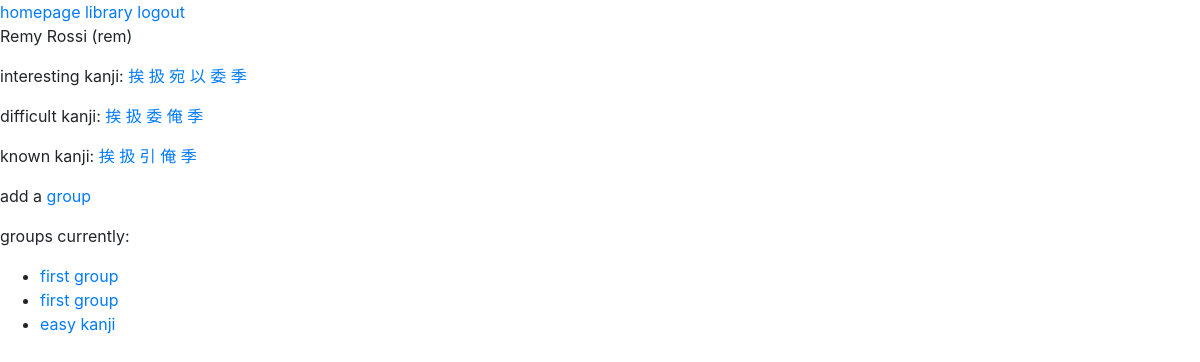
The app's page /profile/ (signed in) with its own data.
### base/models.py (models this page shows, shortened)
class UserProfile(models.Model):
    user = models.OneToOneField(User, related_name="profile", on_delete=models.CASCADE)
    interesting_kanji = models.ManyToManyField(Kanji, blank=True, related_name="interesting_kanji")
    difficult_kanji   = models.ManyToManyField(Kanji, blank=True, related_name="difficult_kanji")
    known_kanji       = models.ManyToManyField(Kanji, blank=True, related_name="known_kanji")

class KanjiGroup(models.Model):
    name        = models.CharField(max_length=100)
    user        = models.ForeignKey(UserProfile, related_name="group_profile", on_delete=models.CASCADE)
    group_kanji = models.ManyToManyField(Kanji, blank=True, related_name="group_kanji", through="KanjiGroupElement")
    date_time   = models.DateTimeField(default=timezone.now)

### toshokan/models.py (models this page shows, shortened)
class Kanji(models.Model):
    character      = models.CharField(max_length=10)
    alt_characters = models.CharField(max_length=10)
    radical        = models.CharField(max_length=10)
    strokes        = models.IntegerField()
    grade          = models.CharField(max_length=2)
    meaning        = models.TextField()
    reading_jpn    = models.CharField(max_length=100)
    reading_eng    = models.CharField(max_length=100)

### base/views.py (the view)
# urls.py: path('profile/', views.profile, name='profile'),
@login_required
def profile(request):
    userinfo = request.user.profile
    context  = {'userinfo': userinfo}
    return render(request, 'base/profile.html', context)

### base/templates/base/profile.html
{% extends 'base/base.html' %}
{% block content %}
	<a href="{% url 'base:index' %}">homepage</a>
	<a href="{% url 'toshokan:index' %}">library</a>
	<a href="{% url 'logout' %}">logout</a>
	<p>
		{{ userinfo.user.first_name }} {{ userinfo.user.last_name }} ({{userinfo.user.username}})
	</p>
	<p>
		interesting kanji:
		{% for kanji in userinfo.interesting_kanji.all %}
			<a href="{% url 'toshokan:individual' kanji.id %}">{{ kanji.character }}</a>
		{% endfor %}
	</p>
	<p>
		difficult kanji:
		{% for kanji in userinfo.difficult_kanji.all %}
			<a href="{% url 'toshokan:individual' kanji.id %}">{{ kanji.character }}</a>
		{% endfor %}
	</p>
	<p>
		known kanji:
		{% for kanji in userinfo.known_kanji.all %}
			<a href="{% url 'toshokan:individual' kanji.id %}">{{ kanji.character }}</a>
		{% endfor %}
	</p>
	<p>
		add a <a href="{% url 'base:group' %}">group</a>
	</p>
	<p>
		groups currently:
		<ul>
			{% for group in userinfo.group_profile.all %}
				<li>
					<a href="{% url 'base:group_individual' group.id %}">{{ group.name }}</a>
				</li>
			{% endfor %}
		</ul>
	</p>
{% endblock %}

### records on screen
UserProfile: user.first_name "Remy", user.last_name "Rossi", user.username "rem"
Kanji: character "挨"
Kanji: character "扱"
Kanji: character "宛"
Kanji: character "以"
Kanji: character "委"
Kanji: character "季"
Kanji: character "俺"
Kanji: character "引"
KanjiGroup: name "first group"
KanjiGroup: name "first group"
KanjiGroup: name "easy kanji"
